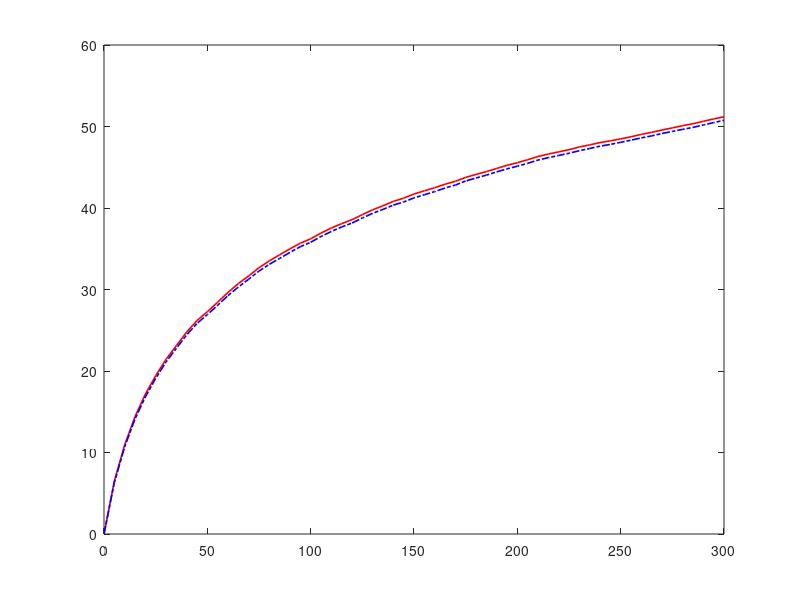

MATLAB code to generate this figure: (Note: this script raises an error after producing the figure.)

close all;
clear;


%Range of SNR values
SNRdB = 5; %dB scale
SNR = 10.^(SNRdB/10); %Linear scale

%Number of realizations in the Monte Carlo simulations
monteCarloRealizations = 100;


%Number of users
K = 10;

%Range of number of BS antennas
M = 0:5:300;

%Extract maximum number of antennas
Mmax = max(M);


%%Pre-allocation of matrices for saving simulation results
rateZF_perfect = zeros(length(M),monteCarloRealizations);
rateZF_imperfect_TDD = zeros(length(M),monteCarloRealizations);
rateZF_imperfect_FDD50 = zeros(length(M),monteCarloRealizations);

rateMR_perfect = zeros(length(M),monteCarloRealizations);
rateMR_imperfect_TDD = zeros(length(M),monteCarloRealizations);
rateMR_imperfect_FDD50 = zeros(length(M),monteCarloRealizations);



%Go through all Monte Carlo realizations
for r = 1:monteCarloRealizations
    
    %Generate channel matrix realization
    H = (randn(K,Mmax)+1i*randn(K,Mmax))/sqrt(2);
    
    %Generate noise matrix in channel estimation
    N = (randn(K,Mmax)+1i*randn(K,Mmax))/sqrt(2);
    
    %Generate estimated channel matrix realization 
    %(assuming K-length pilot sequence)
    Hhat = sqrt(K*SNR)/(K*SNR+1)*(sqrt(K*SNR)*H+N);
    
    %Go through all number of BS antennas
    for ind = 1:length(M)
        
        
        %%MR precoding

        %Compute unit-norm MR precoding vectors, with perfect CSI
        MR_perfect = H(:,1:M(ind))'./repmat(sqrt(sum(abs(H(:,1:M(ind))').^2,1)),[M(ind) 1]);
        
        %Compute rate with MR and perfect CSI
        channelGains = abs(H(:,1:M(ind))*MR_perfect).^2;
        rateMR_perfect(ind,r) = sum(log2(1+diag(channelGains)./(sum(channelGains,2)-diag(channelGains)+1/SNR) ));
        
        
        %Compute unit-norm MR precoding vectors, with imperfect CSI
        MR_imperfect = Hhat(:,1:M(ind))'./repmat(sqrt(sum(abs(Hhat(:,1:M(ind))').^2,1)),[M(ind) 1]);
        channelGains = abs(H(:,1:M(ind))*MR_imperfect).^2;
        
        %Compute rate with MR and imperfect CSI
        rateMR_imperfect_TDD(ind,r) = sum(log2(1+diag(channelGains)./(sum(channelGains,2)-diag(channelGains) +1/SNR ) ));
        
        
        
        %%ZF precoding
        
        %Compute unit-norm ZF precoding vectors, with perfect CSI
        ZF_perfect = H(:,1:M(ind))'/(H(:,1:M(ind))*H(:,1:M(ind))');
        ZF_perfect = ZF_perfect./repmat(sqrt(sum(abs(ZF_perfect).^2,1)),[M(ind) 1]);
        
        %Compute rate with ZF and perfect CSI
        channelGains = abs(H(:,1:M(ind))*ZF_perfect).^2;
        rateZF_perfect(ind,r) = sum(log2(1+diag(channelGains)./(sum(channelGains,2)-diag(channelGains)+1/SNR) ));
        

        %Compute unit-norm ZF precoding vectors, with imperfect CSI
        ZF_imperfect = Hhat(:,1:M(ind))'/(Hhat(:,1:M(ind))*Hhat(:,1:M(ind))');
        ZF_imperfect = ZF_imperfect./repmat(sqrt(sum(abs(ZF_imperfect).^2,1)),[M(ind) 1]);

        %Compute rate with ZF and imperfect CSI
        channelGains = abs(H(:,1:M(ind))*ZF_imperfect).^2;
        rateZF_imperfect_TDD(ind,r) = sum(log2(1+diag(channelGains)./(sum(channelGains,2)-diag(channelGains)+1/SNR) ));
        
        
        %Check if the up to 50 FDD downlink pilots are sufficient to
        %estimate all M channel directions
        if M(ind) < 100
            
            %All channel dimensions are estimated
            rateZF_imperfect_FDD50(ind,r) = rateZF_imperfect_TDD(ind,r); 
            rateMR_imperfect_FDD50(ind,r) = rateMR_imperfect_TDD(ind,r); 
           
        elseif M(ind) == 100
            
            %Only the first 50 channel dimensions are estimated
            rateZF_imperfect_FDD50(ind:end,r) = rateZF_imperfect_TDD(ind,r); 
            rateMR_imperfect_FDD50(ind:end,r) = rateMR_imperfect_TDD(ind,r); 
           
        end
        
        
    end
    
end



%Plot Figure 3a
figure; hold on; box on;

plot(M,mean(rateMR_perfect,2),'b','LineWidth',1.2,'color','red');
plot(M,mean(rateMR_imperfect_TDD,2),'b-.','LineWidth',1.2,'color','blue');
plot(M,mean(rateMR_imperfect_FDD50,2),'b--','LineWidth',1.2,'color','0.709, 0.062, 0.835');
%plot(M,mean(rateMR_imperfect_TDD(1,:),2)*ones(length(M),1),'b:','LineWidth',1);

xlabel('Number of Antennas at (M)');
ylabel('Spectral Efficiency (bits/s/Hz)');
%ylim([0 40]);
legend('Perfect Channel estimation','TDD (L_p=100)','FDD (L_p=100)','Location','NorthWest');


%Plot Figure 3b
figure; hold on; box on;
plot(M,mean(rateZF_perfect,2),'k','LineWidth',1.2,'color','red');
plot(M,mean(rateZF_imperfect_TDD,2),'k-.','LineWidth',1.2,'color','blue');
plot(M,mean(rateZF_imperfect_FDD50,2),'k--','LineWidth',1.2,'color','0.709, 0.062, 0.835');
%plot(M,mean(rateZF_imperfect_TDD(1,:),2)*ones(length(M),1),'k:','LineWidth',1);

xlabel('Number of Antennas at BS (M)');
ylabel('Spectral Efficiency (bits/s/Hz)');
%ylim([0 90]);
legend('Perfect Channel estimation','TDD (L_p=100)','FDD (L_p=100)','Location','NorthWest');